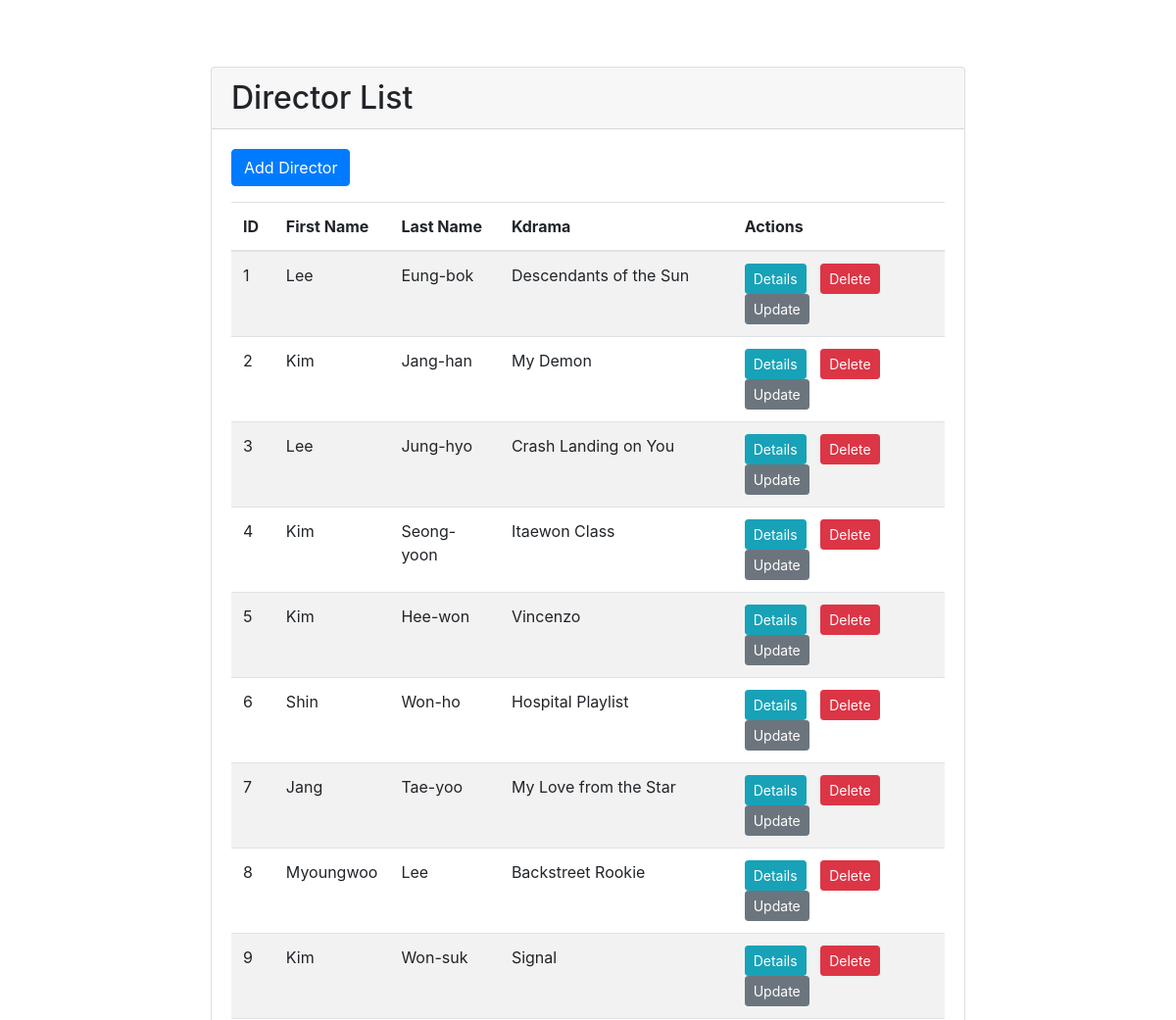
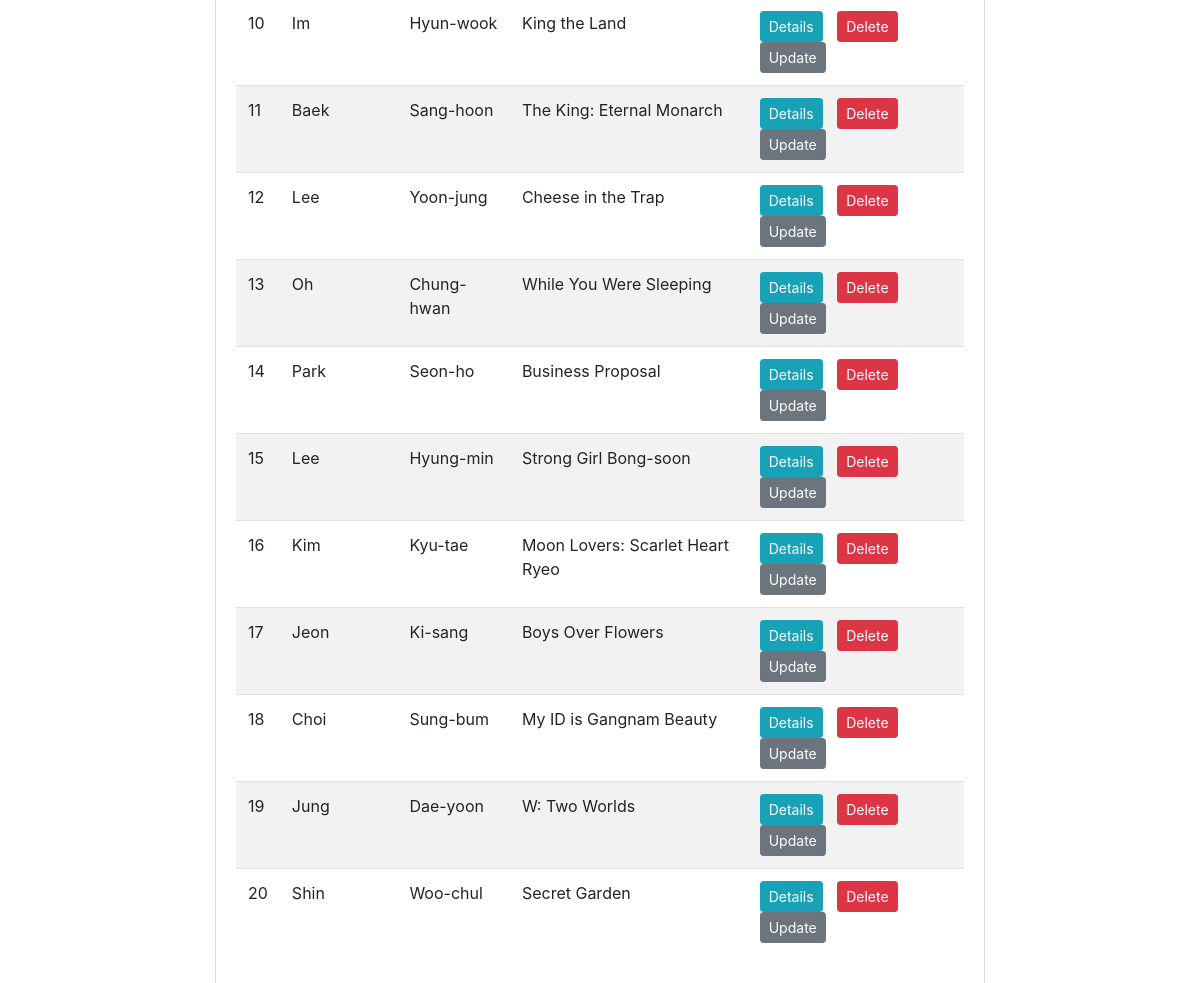
The app's page /kdrama/director_list/ with its own data (2 pictures, top to bottom).
### kdrama/models.py (models this page shows, shortened)
class director (models.Model):
    director_id = models.AutoField(primary_key=True)
    first_name = models.CharField(max_length=25, blank=True)
    last_name = models.CharField(max_length=25, blank=True)
    kdrama = models.ForeignKey(kdrama, on_delete=models.CASCADE)

class kdrama(models.Model):
    kdrama_id = models.AutoField(primary_key=True)
    title = models.CharField(max_length=100)
    description = models.CharField(max_length=500, blank=True)
    release_year = models.CharField(max_length=50, blank=True)
    duration = models.CharField(max_length=50, blank=True)

### kdrama/views.py (the view)
# urls.py: path('director_list/', views.DirectorList.as_view(), name='director-list'),
class DirectorList(View):
    def get(self, request):
        directors = director.objects.all()
        return render(request=request, template_name='kdrama/director_list.html', context={'directors': directors})

### kdrama/templates/kdrama/director_list.html (shortened to what this page needs)
{% extends 'base.html' %}
{% block content %}
    <div class="card mt-5">
        <div class="card-header">
            <h2 class="mb-0">Director List</h2>
        </div>
        <div class="card-body">
            <a href="{% url 'director_add' %}" class="btn btn-primary mb-3">Add Director</a>
            <div class="table-responsive">
                <table class="table table-striped">
                    <thead>
                        <tr>
                            <th>ID</th>
                            <th>First Name</th>
                            <th>Last Name</th>
                            <th>Kdrama</th>
                            <th>Actions</th>
                        </tr>
                    </thead>
                    <tbody>
                        {% for director in directors %}
                            <tr>
                                <td>{{ director.director_id }}</td>
                                <td>{{ director.first_name }}</td>
                                <td>{{ director.last_name }}</td>
                                <td>{{ director.kdrama.title }}</td>
                                <td>
                                    <a href="{% url 'director_details' director.director_id %}" class="btn btn-info btn-sm">Details</a>
                                    <a href="{% url 'director_delete' director.director_id %}" class="btn btn-danger btn-sm">Delete</a>
                                    <a href="{% url 'director_update' director.director_id %}" class="btn btn-secondary btn-sm">Update</a>
                                </td>
                            </tr>
                        {% empty %}
                            <tr>
                                <td colspan="5">No directors available</td>
                            </tr>
                        {% endfor %}
                    </tbody>
                </table>
            </div>
        </div>
    </div>
{% endblock %}

### templates/base.html (style rules this page uses)
body { padding-top: 20px; }
.btn { margin-right: 10px; }

### records on screen
director: director_id "1", first_name "Lee", last_name "Eung-bok", kdrama "Descendants of the Sun"
director: director_id "2", first_name "Kim", last_name "Jang-han", kdrama "My Demon"
director: director_id "3", first_name "Lee", last_name "Jung-hyo", kdrama "Crash Landing on You"
director: director_id "4", first_name "Kim", last_name "Seong-yoon", kdrama "Itaewon Class"
director: director_id "5", first_name "Kim", last_name "Hee-won", kdrama "Vincenzo"
director: director_id "6", first_name "Shin", last_name "Won-ho", kdrama "Hospital Playlist"
director: director_id "7", first_name "Jang", last_name "Tae-yoo", kdrama "My Love from the Star"
director: director_id "8", first_name "Myoungwoo", last_name "Lee", kdrama "Backstreet Rookie"
director: director_id "9", first_name "Kim", last_name "Won-suk", kdrama "Signal"
director: director_id "10", first_name "Im", last_name "Hyun-wook", kdrama "King the Land"
director: director_id "11", first_name "Baek", last_name "Sang-hoon", kdrama "The King: Eternal Monarch"
director: director_id "12", first_name "Lee", last_name "Yoon-jung", kdrama "Cheese in the Trap"
director: director_id "13", first_name "Oh", last_name "Chung-hwan", kdrama "While You Were Sleeping"
director: director_id "14", first_name "Park", last_name "Seon-ho", kdrama "Business Proposal"
director: director_id "15", first_name "Lee", last_name "Hyung-min", kdrama "Strong Girl Bong-soon"
director: director_id "16", first_name "Kim", last_name "Kyu-tae", kdrama "Moon Lovers: Scarlet Heart Ryeo"
director: director_id "17", first_name "Jeon", last_name "Ki-sang", kdrama "Boys Over Flowers"
director: director_id "18", first_name "Choi", last_name "Sung-bum", kdrama "My ID is Gangnam Beauty"
director: director_id "19", first_name "Jung", last_name "Dae-yoon", kdrama "W: Two Worlds"
director: director_id "20", first_name "Shin", last_name "Woo-chul", kdrama "Secret Garden"
